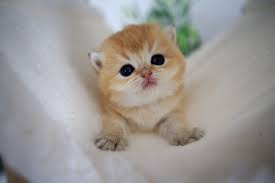
#> input picture 2_OpenCV_ile_Goruntu_Isleme/deneme/indir.jfif, 275 x 183 px
$ python untitled0.py
#> lines starting #> are read from the running program, lines starting #| are printed output that depends on the picture
# [4 lines of commented-out code are left out]

import cv2
print("merhaba")
my_img=cv2.imread("indir.jfif",0)
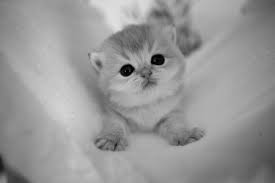
#> my_img: shape (183, 275); min 0, max 226, mean 151.4
cv2.imshow("ilk deneme",my_img)

cv2.waitKey(0)
cv2.destroyAllWindows()
